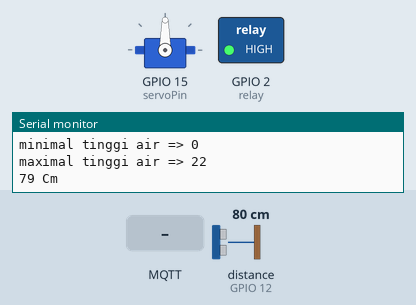
Bench run of a sketch on a simulated ESP32. Parts: servo, switched loads named in the sketch (green lamp = pin HIGH), the last lines printed to the serial monitor. Wiring (inferred from the names in the program): ultrasonic range finder: trigger GPIO 13; echo GPIO 12. The test bench sets the inputs (shaded band); at power-on: distance to the obstacle (sensor on GPIO 12) 80 cm. The echo pulse lasts 58.3 µs per cm; WiFi joins after 1.5 s; servers stay silent unless stated; network time is answered at once with the bench clock; the local clock reads 2024-03-15 10:24:30 at power-on unless the sketch sets it; no MQTT or app messages arrive unless stated; pins used as bus, display or sensor lines are not drawn.

Above: at 2.7 s.
2.8 s: MQTT message "1" arrives on the first subscribed topic
At 3.01 s:
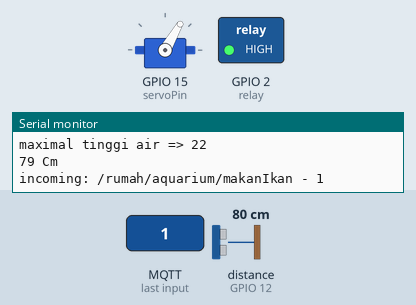
4.6 s: distance to the obstacle (sensor on GPIO 12) set to 7 cm
6.1 s: distance to the obstacle (sensor on GPIO 12) set to 4 cm
At 7.3 s:
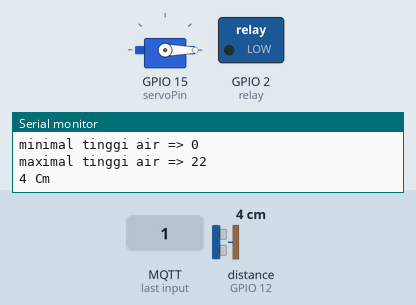
8.2 s: MQTT message "1" arrives on the second subscribed topic
At 8.42 s:
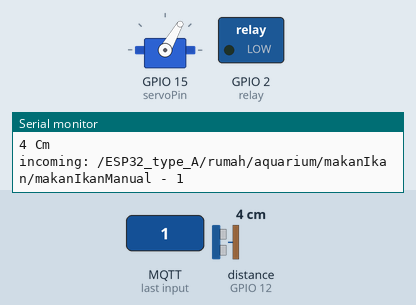
10.0 s: distance to the obstacle (sensor on GPIO 12) set to 25 cm
12.0 s: distance to the obstacle (sensor on GPIO 12) set to 31 cm
At 13.3 s:
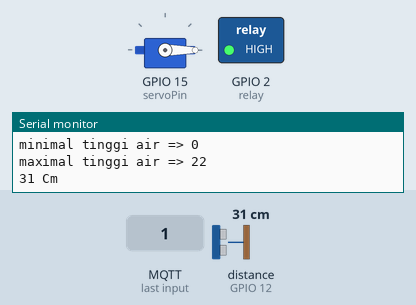
Timing chart, 0 to 15.0 s (numbered marks = the images above; inputs shaded):
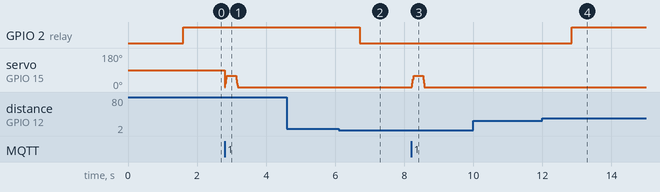

Measured:
- the behaviour switches between 6 and 5 cm on distance to the obstacle (sensor on GPIO 12) (found by bisection; images 1 and 2)
- the behaviour switches between 27 and 28 cm on distance to the obstacle (sensor on GPIO 12) (found by bisection; images 3 and 4)
- after the input at 6.1 s, GPIO 2 (relay): HIGH → LOW after 0.61 s
- after the input at 8.2 s, servo on GPIO 15 (servoPin): rises from 0° to 60° in 0.06 s, then falls to 0° in 0.31 s
- after the input at 12.0 s, GPIO 2 (relay): LOW → HIGH after 0.85 s

The sketch:

finalUAS_SmartAquarium.ino
```cpp
#include <ESP32Servo.h>
#include <NTPClient.h>
#include <WiFi.h>
#include <HTTPClient.h>
#include <WiFiUdp.h>
#include <ArduinoJson.h>
#include <MQTT.h>

const String typeESP = "ESP32_type_A";
const char *ssid     = "IndihomeMawar";
const char *password = "rahasiadong123";

//getTime
const long utcOffsetInSeconds = 25200;
char daysOfTheWeek[7][12] = {"Mingu", "Senin", "Selasa", "Rabu", "Kamis", "Jumat", "Sabtu"};

WiFiUDP ntpUDP;
NTPClient timeClient(ntpUDP, "asia.pool.ntp.org", utcOffsetInSeconds);

#define hari daysOfTheWeek[timeClient.getDay()]
String jam2 = String(timeClient.getHours());
#define jam timeClient.getHours()
#define menit timeClient.getMinutes()
#define detik timeClient.getSeconds()
#define waktu2

char tanggalapi[11];

//Sensor UltraSonic-jarak
#define pinTrigger 13
#define pinEcho 12
int durasi;
int cm, minimalTinggiAir, maximalTinggiAir = 22, tinggiAquarium = 27;

//Servo-makan_Ikan
Servo myServo;
#define servoPin 15
int posisiServo = 0;
String makanIkanOtomatis1, makanIkanOtomatis2;
String waktu;


//Relay
#define relay 2
bool relayOn = HIGH;
bool relayOff = LOW;

//MQTT
String brokerIP = "34.228.8.64";
WiFiClient net;
MQTTClient client;
void connect() {
  Serial.print("checking wifi...");
  while (WiFi.status() != WL_CONNECTED) {
    Serial.print(".");
    delay(1000);
  }

  Serial.print("ip add : ");
  Serial.println(WiFi.localIP());

  Serial.println("\nconnecting to Broker...");
  while (!client.connect("esp32KadekLED", "kadek", "12345678")) {
    Serial.println("try to connect mqtt!");
    delay(1000);
  }

  Serial.println("\nconnected!");
  //makan ikan
  client.subscribe("/rumah/aquarium/makanIkan");
  client.subscribe("/" + typeESP + "/rumah/aquarium/makanIkan/makanIkanManual");
  client.subscribe("/" + typeESP + "/rumah/aquarium/makanIkan/makanIkanOtomatis1");
  client.subscribe("/" + typeESP + "/rumah/aquarium/makanIkan/makanIkanOtomatis2");

   //pompa air
  client.subscribe("/rumah/aquarium/pompa");
  client.subscribe("/" + typeESP + "/rumah/aquarium/pompa/pompaManual");
  client.subscribe("/" + typeESP + "/rumah/aquarium/pompa/pompaOtomatis");
  client.subscribe("/" + typeESP + "/rumah/aquarium/pompa/setTinggiAir");
}

void messageReceive(String &topic, String &payload) {
  // makan Ikan
  if(topic == "/rumah/aquarium/makanIkan"){
    Serial.println("incoming: " + topic + " - " + payload);
    if(payload == "1"){
      FeedTheFish();
      logMessageMakanIkan("manual");
    }
   }

   if(topic == "/" + typeESP + "/rumah/aquarium/makanIkan/makanIkanManual"){
    Serial.println("incoming: " + topic + " - " + payload);
    if(payload == "1"){
      FeedTheFish();
      logMessageMakanIkan("manual");
    }
   }

  if(topic == "/" + typeESP + "/rumah/aquarium/makanIkan/makanIkanOtomatis1"){
    Serial.println("incoming: " + topic + " - " + payload);
    makanIkanOtomatis1 = payload;
    Serial.println("set Makan Ikan Otomatis 1 => " + makanIkanOtomatis1);
  }

  if(topic == "/" + typeESP + "/rumah/aquarium/makanIkan/makanIkanOtomatis2"){
    Serial.println("incoming: " + topic + " - " + payload);
    makanIkanOtomatis2 = payload;
    Serial.println("set Makan Ikan Otomatis 2 => " + makanIkanOtomatis2);
  }

  //Pompa AIR
  if(topic == "/rumah/aquarium/pompa"){
    Serial.println("incoming: " + topic + " - " + payload);
    RelayRunning(payload);
    logMessagePompaAir("manual", payload);
  }

  if(topic == "/" + typeESP + "/rumah/aquarium/pompa/pompaManual"){
    Serial.println("incoming: " + topic + " - " + payload);
    RelayRunning(payload);
    logMessagePompaAir("manual", payload);
  }

  if(topic == "/" + typeESP + "/rumah/aquarium/pompa/setTinggiAir"){
    Serial.println("incoming: " + topic + " - " + payload);
    minimalTinggiAir = payload.toInt();
  }
}

void WaterLevel(){
  Serial.println("minimal tinggi air = " + String(minimalTinggiAir));
  int tinggiAir;
  digitalWrite (pinTrigger, 0);
  delayMicroseconds(2);
  digitalWrite (pinTrigger, 1);
  delayMicroseconds(10);
  digitalWrite (pinTrigger, 0);
  delayMicroseconds(2);

  durasi = pulseIn(pinEcho, HIGH);
  cm = (durasi * 0.0343)/2;
  tinggiAir = tinggiAquarium - cm;
  String pesan = String(cm) + " Cm";
  if(tinggiAir < minimalTinggiAir){
    RelayRunning("1");
    logMessagePompaAir("otomatis", "1");
  }else if(tinggiAir >= maximalTinggiAir){
    RelayRunning("0");
    logMessagePompaAir("otomatis", "0");
  }
  Serial.println("tinggi air => " + String(tinggiAir));
  Serial.println("minimal tinggi air => " + String(minimalTinggiAir));
  Serial.println("maximal tinggi air => " + String(maximalTinggiAir));
  Serial.println(pesan);
  client.publish("/" + typeESP + "/rumah/aquarium/pompa/tinggiAir", String(tinggiAir));
}

void FeedTheFish(){ //Hang karna murah
  for(posisiServo = 0; posisiServo <= 60; posisiServo++){
    myServo.write(posisiServo);
    delay(1);
  }
  delay(250);
  for(posisiServo = 60; posisiServo >= 0; posisiServo--){
    myServo.write(posisiServo);
    delay(1);
  }
}

void RelayRunning(String statusRelay){
  if(statusRelay == "1"){
    digitalWrite(relay, relayOn);
    Serial.println("relay Hidup");
  }else{
    digitalWrite(relay, relayOff);
    Serial.println("relay Mati");
  }
}

void logMessageMakanIkan(String type){
  //timeClient.update();
  //client.onMessage(messageReceiveMakanIkan);
  //Serial.print(daysOfTheWeek[timeClient.getDay()]);
  //Serial.print(", ");
  //String hari = daysOfTheWeek[timeClient.getDay()];
  String jamTamp, menitTamp, detikTamp;

  if(jam >= 0 && jam <=9){
    jamTamp = "0" + String(jam);
  }else{
    jamTamp = String(jam);
  }

  if(menit >= 0 && menit <=9){
    menitTamp = "0" + String(menit);
  }else{
    menitTamp = String(menit);
  }

  if(detik >= 0 && detik <=9){
    detikTamp = "0" + String(detik);
  }else{
    detikTamp = String(detik);
  }

  waktu = jamTamp + ":" + menitTamp + ":" + detikTamp;

  Serial.println("logWaktu => " + waktu);
  client.publish("/" + typeESP + "/rumah/aquarium/makanIkan/logMakanIkan", type + " => \n" + waktu);
}

void logMessagePompaAir(String type, String statusRelay){
  Serial.println("masuk logMessagePompaAir");
  String statusPompa;
  if(statusRelay == "1"){
    statusPompa = "HIDUP";
  }else{
    statusPompa = "MATI";
  }
  Serial.println("kirim status Pompa : " + statusPompa);
  client.publish("/" + typeESP + "/rumah/aquarium/pompa/statusPompa", type + " => " + statusPompa);
}

unsigned long lasttime = 0;

void setup() {
  Serial.begin(115200);
  //unsigned long lasttime = 0;
  WiFi.begin(ssid, password);

  while ( WiFi.status() != WL_CONNECTED ) {
    delay ( 500 );
    Serial.println( "." );
  }

  //dapatkan waktu dari API
  timeClient.begin();

  //SensorUltrasonic / jarak
  pinMode (pinTrigger, OUTPUT);
  pinMode (pinEcho, INPUT);

  //Servo
  myServo.attach(servoPin);

  //relay
  pinMode(relay, OUTPUT);

  //MQTT
  client.begin("34.228.8.64", net);
  client.onMessage(messageReceive);
  connect();
}

void loop() {
  //dapatkan waktu dari API
  timeClient.update();
  client.loop();
  delay(10);
  if (millis() - lasttime >= 1000) {

  //client.onMessage(messageReceiveMakanIkan);
    //Serial.print(daysOfTheWeek[timeClient.getDay()]);
    //Serial.print(", ");
    String jamTamp, menitTamp, detikTamp, waktu;

    if(jam >= 0 && jam <=9){
      jamTamp = "0" + String(jam);
    }else{
      jamTamp = String(jam);
    }

    if(menit >= 0 && menit <=9){
      menitTamp = "0" + String(menit);
    }else{
      menitTamp = String(menit);
    }

    if(detik >= 0 && detik <=9){
      detikTamp = "0" + String(detik);
    }else{
      detikTamp = String(detik);
    }

    waktu = jamTamp + ":" + menitTamp + ":" + detikTamp;
    Serial.println("waktu makan otomatis 1 => " + makanIkanOtomatis1);
    Serial.println("waktu makan otomatis 2 => " + makanIkanOtomatis2);
    Serial.println("waktu sekarang => " + waktu);

    //jalankan makan ikan otomatis
    if(makanIkanOtomatis1 == waktu){
      FeedTheFish();
      logMessageMakanIkan("Otomatis1");
    }
    if(makanIkanOtomatis2 == waktu){
      FeedTheFish();
      logMessageMakanIkan("Otomatis2");
    }

    //ketinggian Air
    WaterLevel();

    lasttime = millis();
  }
}
```
